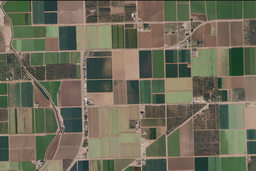
#> input picture images/field-pic-1.png, 256 x 171 px, shrunk from 752 x 502 before the run
$ python gg.py   (older library calls are emulated)
#> lines starting #> are read from the running program, lines starting #| are printed output that depends on the picture; after the words box and inside, x2 and y2 are one past the last pixel; in counts of white or black regions, pixels touching at a corner belong together
import numpy as np
import cv2
from scipy import ndimage


# Step 3.2: Image Pre-Processing
def image_preprocessing(image):
    # Implement masking of non-agricultural areas
    # Create an RGB composite using bands 4, 3, and 2
    # composite = image[:, :, [3, 2, 1]]
    # Apply bilateral filtering for noise reduction and edge preservation
    # Implement bilateral filtering for noise reduction and smoothing
    bilateral_filtered = cv2.bilateralFilter(image, d=15, sigmaColor=75, sigmaSpace=75)
    # bilateral_filtered_image = cv2.bilateralFilter(image, d=9, sigmaColor=75, sigmaSpace=75)
    # Transform the image to the YUV color space
    yuv_image = cv2.cvtColor(bilateral_filtered, cv2.COLOR_RGB2YUV)

    # Apply sigmoid transform to increase contrast
    def sigmoid(x, alpha, x0):
        return 1 / (1 + np.exp(-alpha * (x - x0)))

    alpha = 0.5  # Adjust the slope parameter as needed
    x0 = 128  # Adjust the centering parameter as needed
    yuv_image[:, :, 0] = sigmoid(yuv_image[:, :, 0], alpha, x0)

    # Convert YUV data back to RGB color space
    preprocessed_image = cv2.cvtColor(yuv_image, cv2.COLOR_YUV2RGB)
    return preprocessed_image


# Step 3.3: Edge Detection and Enhancement
def meijering_filter(image, sigma=1):
    # Calculate the second-order derivatives using Gaussian derivatives
    Ix = ndimage.gaussian_filter(image, sigma, order=(1, 0))
    Iy = ndimage.gaussian_filter(image, sigma, order=(0, 1))

    # Calculate the elements of the Hessian matrix
    Ixx = ndimage.gaussian_filter(Ix ** 2, sigma)
    Iyy = ndimage.gaussian_filter(Iy ** 2, sigma)
    Ixy = ndimage.gaussian_filter(Ix * Iy, sigma)

    # Compute the vesselness measure using Meijering's formula
    R = np.zeros_like(image)
    for i in range(image.shape[0]):
        for j in range(image.shape[1]):
            Hessian = np.array([[Ixx[i, j], Ixy[i, j]], [Ixy[i, j], Iyy[i, j]]])
            eigenvalues = np.linalg.eigvals(Hessian)
            eigenvalues.sort()  # Sort eigenvalues in ascending order
            lambda1, lambda2 = eigenvalues
            R[i, j] = abs(lambda1) * np.exp(-(lambda1 ** 2) / (2 * sigma ** 2))
    # Normalize the output to the range [0, 255]
    R = ((R - np.min(R)) / (np.max(R) - np.min(R)) * 255).astype(np.uint8)
    return R


def edge_detection_and_enhancement(preprocessed_image):
    # Convolve with Sobel operator for gradient calculation
    gray_image = cv2.cvtColor(preprocessed_image, cv2.COLOR_RGB2GRAY)
    # Apply Sobel operator for gradient calculation
    gradient_x = cv2.Sobel(gray_image, cv2.CV_64F, 1, 0, ksize=3)
    gradient_y = cv2.Sobel(gray_image, cv2.CV_64F, 0, 1, ksize=3)

    # Calculate gradient magnitude and direction
    gradient_magnitude = np.sqrt(gradient_x ** 2 + gradient_y ** 2)
    gradient_direction = np.arctan2(gradient_y, gradient_x)

    # Apply the Meijering filter to enhance field boundaries
    filtered_img = meijering_filter(gradient_magnitude)

    return filtered_img, gradient_direction


def graph_grwoing(image):
    # Define the size of the image tiles (50x50 pixels)
    tile_size = (50, 50)

    # Create a mask for the segmented region
    mask = np.zeros_like(image)

    # Define the threshold for region growing
    threshold = 30

    # Define the step size for moving the seed points
    step_x = tile_size[0]
    step_y = tile_size[1]

    # Iterate over the image in tiles
    for y in range(0, image.shape[0], step_y):
        for x in range(0, image.shape[1], step_x):
            # Seed point selection for each tile (center of the tile)
            seed_x = x + tile_size[0] // 2
            seed_y = y + tile_size[1] // 2

            # Initialize the stack for graph-based growing
            stack = [(seed_x, seed_y)]

            while stack:
                x, y = stack.pop()

                # Check if the pixel is within the image boundaries
                if 0 <= x < image.shape[1] and 0 <= y < image.shape[0]:
                    # Check if the pixel is not already part of the segmented region
                    if mask[y, x].all() == 0:
                        # Check the intensity difference between the seed pixel and the current pixel
                        diff = np.abs(image[y, x].astype(int) - image[seed_y, seed_x].astype(int))

                        # If the difference is below the threshold, add the pixel to the region
                        if np.all(diff < threshold):
                            mask[y, x] = [255, 255, 255]  # Mark the pixel as part of the region
                            stack.append((x + 1, y))
                            stack.append((x - 1, y))
                            stack.append((x, y + 1))
                            stack.append((x, y - 1))

    # Find contours in the mask
    if len(mask.shape) == 3:
        mask = cv2.cvtColor(mask, cv2.COLOR_BGR2GRAY)
    # mask = cv2.GaussianBlur(mask, (5, 5), 0)
    contours, _ = cv2.findContours(mask, cv2.RETR_EXTERNAL, cv2.CHAIN_APPROX_SIMPLE)

    # Draw the contours on the original image
    output = image.copy()
    cv2.drawContours(output, contours, -1, (0, 255, 0), 1)  # Green contours
    return output, contours


# Step 3.4: Graph-Based Growing Contours
def graph_based_growing_contours(enhanced_image):
    # Implement seed point selection
    # Create a local graph around each seed point
    # Define movement and termination criteria
    # Extract contours using the local graph
    _, extracted_contours = graph_grwoing(enhanced_image)
    return extracted_contours


# Step 3.5: Polygon Creation and Post-Processing
import cv2
import numpy as np
import networkx as nx
from scipy.spatial import distance
from skimage.segmentation import flood


# Step 1: Convert Extracted Contours to Binary Image
def contours_to_binary_image(contours, img_shape):
    binary_image = np.zeros(img_shape, dtype=np.uint8)
    cv2.drawContours(binary_image, contours, -1, 1, thickness=cv2.FILLED)
    return binary_image


# Step 2: Flood Fill Algorithm
def apply_flood_fill(binary_image, seed_point):
    labeled_image = flood(binary_image, seed_point, connectivity=1)
    return labeled_image


# Step 3: Extract Nodes Within Field Boundary Pixels
def extract_nodes_within_boundary(labeled_image, contour, distance_threshold=10):
    nodes = []
    for point in contour:
        x, y = point[0]
        if labeled_image[y, x] > 0:
            nodes.append((x, y))
    return nodes


# Step 4: Create a Local Boundary Graph
def create_local_boundary_graph(nodes):
    local_boundary_graph = nx.Graph()
    for node in nodes:
        local_boundary_graph.add_node(node)
        for neighbor in nodes:
            if node != neighbor and distance.euclidean(node, neighbor) <= 1.5:
                local_boundary_graph.add_edge(node, neighbor)
    return local_boundary_graph


# Step 5: Find the Longest Cycle
def find_longest_cycle(local_boundary_graph):
    cycles = nx.cycle_basis(local_boundary_graph)
    longest_cycle = max(cycles, key=len)
    return longest_cycle


# Step 6: Refine the Field Polygon (Optional)
# You can implement this step as needed for polygon refinement.

# Step 7: Repeat for All Fields
def extract_field_polygons(contours, img):
    field_polygons = []
    for contour in contours:
        binary_image = contours_to_binary_image([contour], img.shape)
        seed_point = tuple(contour[0][0])
        labeled_image = apply_flood_fill(binary_image, seed_point)
        nodes = extract_nodes_within_boundary(labeled_image, contour)
        local_boundary_graph = create_local_boundary_graph(nodes)
        longest_cycle = find_longest_cycle(local_boundary_graph)
        field_polygons.append(longest_cycle)
    return field_polygons


def create_and_post_process_polygons(extracted_contours, img):
    # Create a binary contour image from extracted contours
    # Apply flood fill algorithm to segment fields
    # Extract nodes within a certain distance from boundaries
    # Create a local graph for each field segment
    # Find the longest cycle in the local graph to form polygons
    field_polygons = extract_field_polygons(extracted_contours, img)
    return field_polygons


# Step 3.6: Selecting Optimal Parameters (Optional)
def select_optimal_parameters(optimal_parameters):
    # You can implement a parameter optimization algorithm here
    return optimal_parameters


if __name__ == '__main__':
    # Load your remote sensing image
    input_image = cv2.imread('images/field-pic-1.png')
#> input_image is the input picture: shape (171, 256, 3); mean B, G, R 88.2, 106.7, 109.3

    # Main Workflow
    preprocessed_image = image_preprocessing(input_image)
#> in image_preprocessing, `yuv_image = cv2.cvtColor(bilateral_filtered, cv2.COLOR_RGB2YUV)`: yuv_image: shape (171, 256, 3); mean of channels 0, 1, 2 101.1, 131.7, 116.2
#> in sigmoid, `return 1 / (1 + np.exp(-alpha * (x - x0)))`:
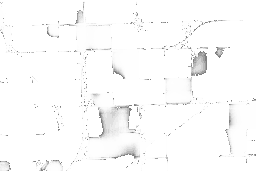
#> returned value: shape (171, 256) float64; min 0.5, max 1, mean 0.985
#> in image_preprocessing, `yuv_image[:, :, 0] = sigmoid(yuv_image[:, :, 0], alpha, x0)`: yuv_image: shape (171, 256, 3); mean of channels 0, 1, 2 0.8, 131.7, 116.2
    enhanced_image, _ = edge_detection_and_enhancement(preprocessed_image)
#> in edge_detection_and_enhancement, `gray_image = cv2.cvtColor(preprocessed_image, cv2.COLOR_RGB2GRAY)`:
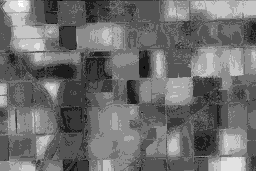
#> gray_image: shape (171, 256); min 1, max 10, mean 4.91; drawn with min black and max white
#> in edge_detection_and_enhancement, `gradient_direction = np.arctan2(gradient_y, gradient_x)`:
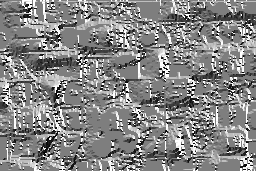
#> gradient_direction: shape (171, 256) float64; min -3.08, max 3.14, mean 0.196; drawn with min black and max white
#> in meijering_filter, `Ixy = ndimage.gaussian_filter(Ix * Iy, sigma)`:
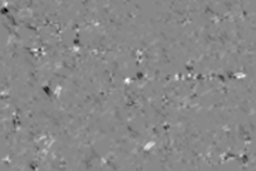
#> Ixy: shape (171, 256) float64; min -3.49, max 3.02, mean -0.00139; drawn with min black and max white
#> after the loop in meijering_filter, `for i in range(image.shape[0]):`:
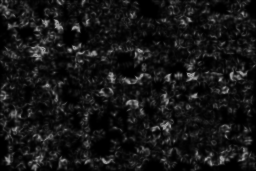
#> R: shape (171, 256) float64; min 0, max 0.607, mean 0.0907
    enhanced_rgbimage = cv2.cvtColor(enhanced_image, cv2.COLOR_GRAY2BGR)
    extracted_contours = graph_based_growing_contours(enhanced_rgbimage)
#> after the loop in graph_grwoing, `for y in range(0, image.shape[0], step_y):`:
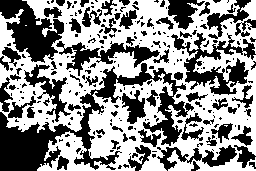
#> mask: shape (171, 256, 3); 55% white; 246 black regions (175 under 20 px), largest, box (x1, y1, x2, y2) and area: (0, 63, 194, 171) 5368, (0, 0, 64, 63) 2109, (171, 33, 256, 95) 1904
#> in graph_grwoing, `mask = cv2.cvtColor(mask, cv2.COLOR_BGR2GRAY)`: mask: shape (171, 256); 55% white; 246 black regions (175 under 20 px)
#> in graph_grwoing, `contours, _ = cv2.findContours(mask, cv2.RETR_EXTERNAL, cv2.CHAIN_APPR..`: contours = 2 contours, 1 with area under 20; largest, box (x1, y1, x2, y2) and area: (0, 0, 256, 171) 31988
#> in graph_grwoing, `cv2.drawContours(output, contours, -1, (0, 255, 0), 1)`:
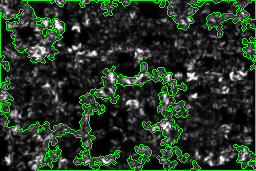
#> output: shape (171, 256, 3); mean B, G, R 36.2, 55.1, 36.2
#> in graph_based_growing_contours, `_, extracted_contours = graph_grwoing(enhanced_image)`: extracted_contours has the same summary as contours in graph_grwoing
#> extracted_contours has the same summary as contours in graph_grwoing
    field_polygons = create_and_post_process_polygons(extracted_contours, enhanced_image)
#> the loop in extract_field_polygons, `for contour in contours:` made 1 pass
#> nodes on pass 1: [(25, 25), (26, 25)]
#> after the loop in extract_field_polygons, `for contour in contours:`: field_polygons = []
#> (the run stopped early here; a loop or call above may not have finished)

$ run again, with images/field-pic-2.png copied over images/field-pic-1.png
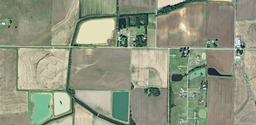
#> input picture images/field-pic-2.png, 256 x 125 px, shrunk from 771 x 377 before the run
#> input_image is the input picture: shape (125, 256, 3); mean B, G, R 128.4, 150.4, 144.8
#> after the loop in graph_grwoing, `for y in range(0, image.shape[0], step_y):`:
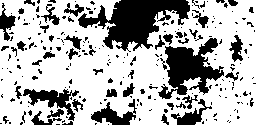
#> mask: shape (125, 256, 3); 69.6% white; 233 black regions (184 under 20 px), largest, box (x1, y1, x2, y2) and area: (78, 0, 190, 52) 2835, (158, 38, 224, 99) 1926, (23, 89, 79, 121) 646
#> contours = 1 contour; box (x1, y1, x2, y2) and area: (0, 0, 256, 125) 27002
#> output: shape (125, 256, 3); mean B, G, R 39.2, 51.3, 39.2
#> in graph_based_growing_contours, `_, extracted_contours = graph_grwoing(enhanced_image)`: extracted_contours has the same summary as contours in graph_grwoing
#> `extracted_contours = graph_based_growing_contours(enhanced_rgbimage)`: extracted_contours has the same summary as contours in graph_grwoing
#> the loop in extract_field_polygons, `for contour in contours:` made 1 pass
#> (seed_point, longest_cycle) on pass 1: ((0, 0), [(120, 46), (121, 45), (120, 44), (119, 45)])
#> pass 1, in extract_field_polygons, `binary_image = contours_to_binary_image([contour], img.shape)`:
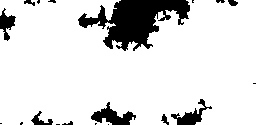
#> binary_image: shape (125, 256); values 0 (black) and 1 (white), 86.8% white; 19 black regions (9 under 20 px), largest, box (x1, y1, x2, y2) and area: (78, 0, 190, 51) 2826, (91, 102, 136, 125) 468, (171, 99, 212, 125) 353
#> after the loop in extract_field_polygons, `for contour in contours:`: field_polygons = [[(120, 46), (121, 45), (120, 44), (119, 45)]]
#| Field Polygons: [[(120, 46), (121, 45), (120, 44), (119, 45)]]

$ run again, with images/field-pic-3.png copied over images/field-pic-1.png
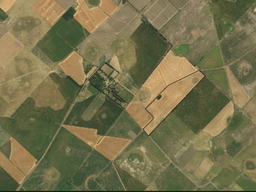
#> input picture images/field-pic-3.png, 256 x 192 px, shrunk from 497 x 372 before the run
#> input_image is the input picture: shape (192, 256, 3); mean B, G, R 76.6, 112.5, 118.1
#> after the loop in graph_grwoing, `for y in range(0, image.shape[0], step_y):`:
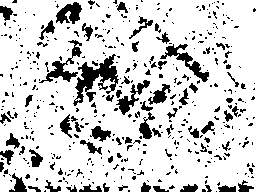
#> mask: shape (192, 256, 3); 82.3% white; 439 black regions (365 under 20 px), largest, box (x1, y1, x2, y2) and area: (73, 54, 119, 106) 943, (160, 44, 209, 82) 463, (39, 40, 82, 83) 453
#> contours = 1 contour; box (x1, y1, x2, y2) and area: (0, 0, 256, 192) 47240
#> output: shape (192, 256, 3); mean B, G, R 28.4, 35.1, 28.4
#> in graph_based_growing_contours, `_, extracted_contours = graph_grwoing(enhanced_image)`: extracted_contours has the same summary as contours in graph_grwoing
#> `extracted_contours = graph_based_growing_contours(enhanced_rgbimage)`: extracted_contours has the same summary as contours in graph_grwoing
#> the loop in extract_field_polygons, `for contour in contours:` made 1 pass
#> (seed_point, longest_cycle) on pass 1: ((0, 0), [(45, 189), (46, 190), (47, 189), (46, 188)])
#> pass 1, in extract_field_polygons, `binary_image = contours_to_binary_image([contour], img.shape)`:
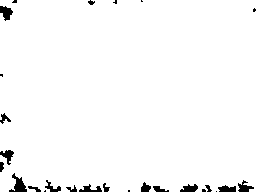
#> binary_image: shape (192, 256); values 0 (black) and 1 (white), 97.4% white; 26 black regions (9 under 20 px), largest, box (x1, y1, x2, y2) and area: (9, 173, 27, 192) 160, (0, 6, 13, 21) 121, (0, 150, 14, 165) 101
#> after the loop in extract_field_polygons, `for contour in contours:`: field_polygons = [[(45, 189), (46, 190), (47, 189), (46, 188)]]
#| Field Polygons: [[(45, 189), (46, 190), (47, 189), (46, 188)]]
